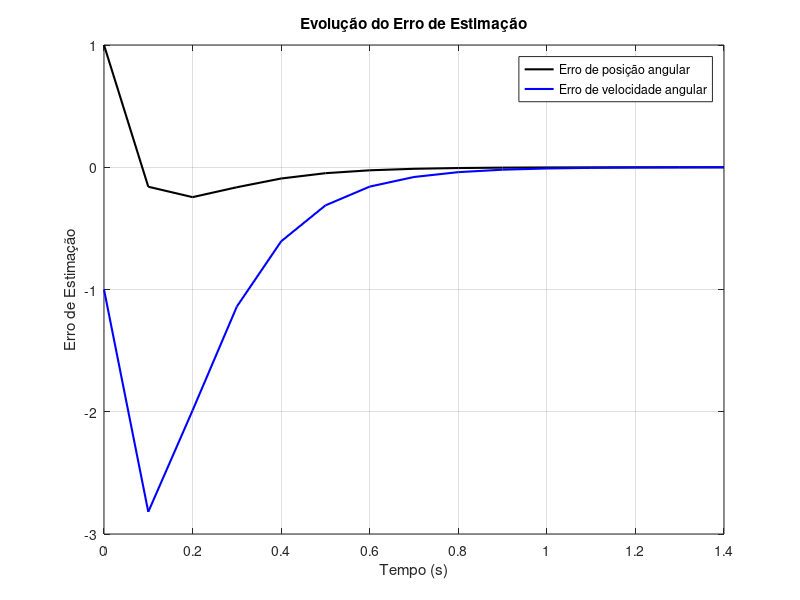

The MATLAB source for this figure:
%% Questão 7a)

% Parâmetros do motor
R1 = 1;  % Constante de tempo do motor 
k1 = 1;  % Ganho em regime do motor 

A1 = [0 1; 0 -1/R1];
B1 = [0; k1/R1];
C1 = [1 0];
D1 = 0;

G1= ss(A1, B1, C1, D1);

% O sistema
disp('Sistema de espaço de estado:');
G1


%% Questão 7b)

% Parâmetros do motor
R = 0.5;  % Constante de tempo do motor 
k = 2;  % Ganho em regime do motor 
T_s = 0.1;  % Tempo de amostragem

A = [0 1;0 -1/R];
B = [0;k/R];
C = [1 0];
D = 0;

G1 = ss(A, B, C, D);

%sistema discreto
discreto = c2d(G1, T_s);

disp('Sistema discreto:');
discreto

% matrizes do sistema discreto
[A_d, B_d, C_d, D_d] = ssdata(discreto);

%% Questão 7c)

p1 = -1/2 + 1i*sqrt(3)/2;
p2 = -1/2 - 1i*sqrt(3)/2;
p = [p1 p2];
disp("Matriz K:")

% Estimador K 
K = place(A,B,p)

% Sistema de malha fechada
MF = A - B * K;
Polos_MF = eig(MF);

disp('Polos de malha fechada:');
disp(Polos_MF)

%% Questão 7d)

% Polos desejados discreto
PO_D = [0.5, 0.25];

% Estimador L 
L = place(A_d', C_d', PO_D)';

disp('Matriz do Estimador L:');
disp(L)

%% Questão 7e)

% Matriz erro
A_e = A_d - L * C_d;

% Estados iniciais do estimador
x_estimador_0 = [-1; 1]; % [rad, rad/s]

% Estados iniciais do Motor 
x_Motor_0 = [0; 0];

% Estado inicial do erro
e_0 = x_Motor_0 - x_estimador_0;

% Número de passos de tempo
Passos = 15;

% Vetor de erro
Ev_Erro = zeros(2, Passos);
Ev_Erro(:, 1) = e_0;

% Simulação da evolução do erro
for k = 2:Passos
    Ev_Erro(:, k) = A_e * Ev_Erro(:, k-1);
end

time = 0: T_s: (Passos-1)*T_s;

% Plot da evolução do erro
figure;
plot(time, Ev_Erro(1, :), 'black', 'LineWidth', 1.5);
hold on;
plot(time, Ev_Erro(2, :), 'b', 'LineWidth', 1.5);
xlabel('Tempo (s)');
ylabel('Erro de Estimação');
legend('Erro de posição angular', 'Erro de velocidade angular');
title('Evolução do Erro de Estimação');
grid on;